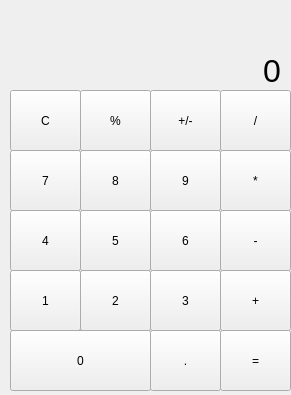
<?xml version="1.0" encoding="UTF-8"?>
<ui version="4.0">
 <class>MainWindow</class>
 <widget class="QMainWindow" name="MainWindow">
  <property name="geometry">
   <rect>
    <x>0</x>
    <y>0</y>
    <width>291</width>
    <height>395</height>
   </rect>
  </property>
  <property name="windowTitle">
   <string>MainWindow</string>
  </property>
  <widget class="QWidget" name="centralWidget">
   <widget class="QLabel" name="label">
    <property name="geometry">
     <rect>
      <x>0</x>
      <y>50</y>
      <width>281</width>
      <height>41</height>
     </rect>
    </property>
    <property name="font">
     <font>
      <pointsize>24</pointsize>
     </font>
    </property>
    <property name="layoutDirection">
     <enum>Qt::LeftToRight</enum>
    </property>
    <property name="text">
     <string>0</string>
    </property>
    <property name="alignment">
     <set>Qt::AlignRight|Qt::AlignTrailing|Qt::AlignVCenter</set>
    </property>
   </widget>
   <widget class="QPushButton" name="pushButton_C">
    <property name="geometry">
     <rect>
      <x>10</x>
      <y>90</y>
      <width>71</width>
      <height>61</height>
     </rect>
    </property>
    <property name="text">
     <string>C</string>
    </property>
   </widget>
   <widget class="QPushButton" name="pushButton_procenat">
    <property name="geometry">
     <rect>
      <x>80</x>
      <y>90</y>
      <width>71</width>
      <height>61</height>
     </rect>
    </property>
    <property name="text">
     <string>%</string>
    </property>
   </widget>
   <widget class="QPushButton" name="pushButton_predznak">
    <property name="geometry">
     <rect>
      <x>150</x>
      <y>90</y>
      <width>71</width>
      <height>61</height>
     </rect>
    </property>
    <property name="text">
     <string>+/-</string>
    </property>
   </widget>
   <widget class="QPushButton" name="pushButton_deljenje">
    <property name="geometry">
     <rect>
      <x>220</x>
      <y>90</y>
      <width>71</width>
      <height>61</height>
     </rect>
    </property>
    <property name="text">
     <string>/</string>
    </property>
   </widget>
   <widget class="QPushButton" name="pushButton_br8">
    <property name="geometry">
     <rect>
      <x>80</x>
      <y>150</y>
      <width>71</width>
      <height>61</height>
     </rect>
    </property>
    <property name="text">
     <string>8</string>
    </property>
   </widget>
   <widget class="QPushButton" name="pushButton_mnozenje">
    <property name="geometry">
     <rect>
      <x>220</x>
      <y>150</y>
      <width>71</width>
      <height>61</height>
     </rect>
    </property>
    <property name="text">
     <string>*</string>
    </property>
   </widget>
   <widget class="QPushButton" name="pushButton_br7">
    <property name="geometry">
     <rect>
      <x>10</x>
      <y>150</y>
      <width>71</width>
      <height>61</height>
     </rect>
    </property>
    <property name="text">
     <string>7</string>
    </property>
   </widget>
   <widget class="QPushButton" name="pushButton_br9">
    <property name="geometry">
     <rect>
      <x>150</x>
      <y>150</y>
      <width>71</width>
      <height>61</height>
     </rect>
    </property>
    <property name="text">
     <string>9</string>
    </property>
   </widget>
   <widget class="QPushButton" name="pushButton_br5">
    <property name="geometry">
     <rect>
      <x>80</x>
      <y>210</y>
      <width>71</width>
      <height>61</height>
     </rect>
    </property>
    <property name="text">
     <string>5</string>
    </property>
   </widget>
   <widget class="QPushButton" name="pushButton_oduzimanje">
    <property name="geometry">
     <rect>
      <x>220</x>
      <y>210</y>
      <width>71</width>
      <height>61</height>
     </rect>
    </property>
    <property name="text">
     <string>-</string>
    </property>
   </widget>
   <widget class="QPushButton" name="pushButton_br4">
    <property name="geometry">
     <rect>
      <x>10</x>
      <y>210</y>
      <width>71</width>
      <height>61</height>
     </rect>
    </property>
    <property name="text">
     <string>4</string>
    </property>
   </widget>
   <widget class="QPushButton" name="pushButton_br6">
    <property name="geometry">
     <rect>
      <x>150</x>
      <y>210</y>
      <width>71</width>
      <height>61</height>
     </rect>
    </property>
    <property name="text">
     <string>6</string>
    </property>
   </widget>
   <widget class="QPushButton" name="pushButton_br2">
    <property name="geometry">
     <rect>
      <x>80</x>
      <y>270</y>
      <width>71</width>
      <height>61</height>
     </rect>
    </property>
    <property name="text">
     <string>2</string>
    </property>
   </widget>
   <widget class="QPushButton" name="pushButton_sabiranje">
    <property name="geometry">
     <rect>
      <x>220</x>
      <y>270</y>
      <width>71</width>
      <height>61</height>
     </rect>
    </property>
    <property name="text">
     <string>+</string>
    </property>
   </widget>
   <widget class="QPushButton" name="pushButton_br1">
    <property name="geometry">
     <rect>
      <x>10</x>
      <y>270</y>
      <width>71</width>
      <height>61</height>
     </rect>
    </property>
    <property name="text">
     <string>1</string>
    </property>
   </widget>
   <widget class="QPushButton" name="pushButton_br3">
    <property name="geometry">
     <rect>
      <x>150</x>
      <y>270</y>
      <width>71</width>
      <height>61</height>
     </rect>
    </property>
    <property name="text">
     <string>3</string>
    </property>
   </widget>
   <widget class="QPushButton" name="pushButton_br0">
    <property name="geometry">
     <rect>
      <x>10</x>
      <y>330</y>
      <width>141</width>
      <height>61</height>
     </rect>
    </property>
    <property name="text">
     <string>0</string>
    </property>
   </widget>
   <widget class="QPushButton" name="pushButton_jednako">
    <property name="geometry">
     <rect>
      <x>220</x>
      <y>330</y>
      <width>71</width>
      <height>61</height>
     </rect>
    </property>
    <property name="text">
     <string>=</string>
    </property>
   </widget>
   <widget class="QPushButton" name="pushButton_decimala">
    <property name="geometry">
     <rect>
      <x>150</x>
      <y>330</y>
      <width>71</width>
      <height>61</height>
     </rect>
    </property>
    <property name="text">
     <string>.</string>
    </property>
   </widget>
   <widget class="QLabel" name="label_2">
    <property name="geometry">
     <rect>
      <x>30</x>
      <y>10</y>
      <width>241</width>
      <height>31</height>
     </rect>
    </property>
    <property name="layoutDirection">
     <enum>Qt::LeftToRight</enum>
    </property>
    <property name="text">
     <string/>
    </property>
    <property name="alignment">
     <set>Qt::AlignRight|Qt::AlignTrailing|Qt::AlignVCenter</set>
    </property>
   </widget>
  </widget>
 </widget>
 <layoutdefault spacing="6" margin="11"/>
 <resources/>
 <connections/>
</ui>
